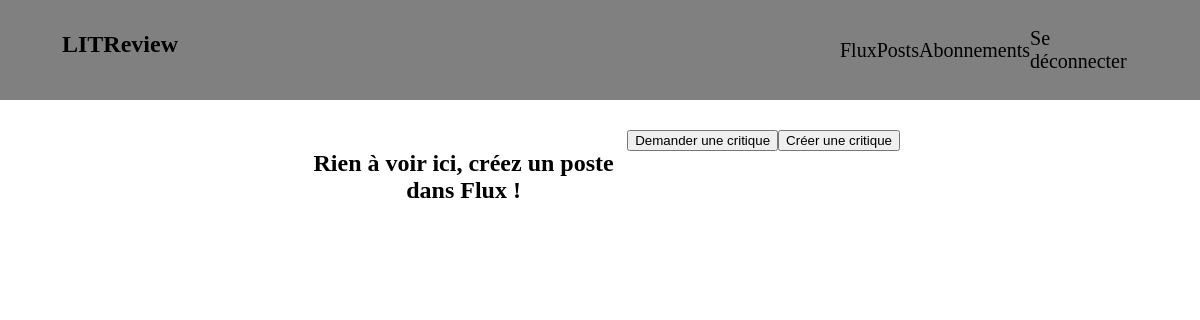
Page /posts/ (signed in) on the earlier database version.
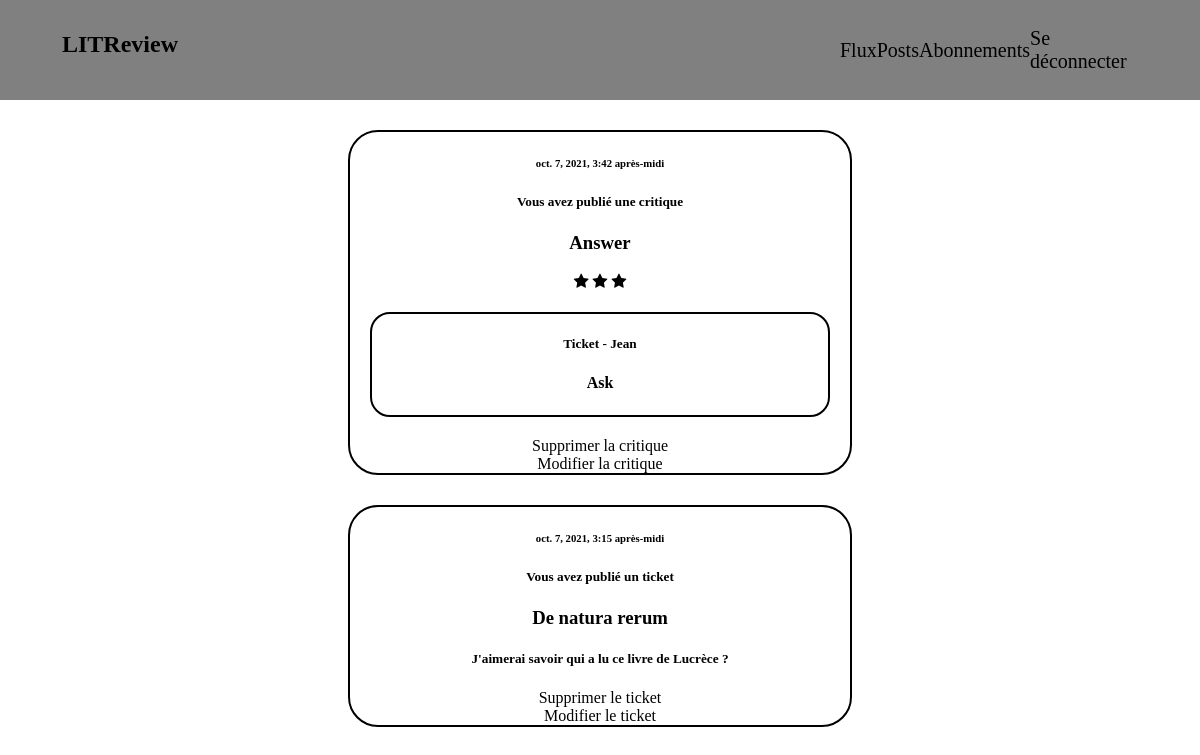
Same page on the later database version.
### posts/models.py (models this page shows, shortened)
class Review(models.Model):
    ticket = models.ForeignKey(to=Ticket, on_delete=models.CASCADE)
    rating = models.PositiveSmallIntegerField(
        validators=[MinValueValidator(0), MaxValueValidator(5)])
    headline = models.CharField(max_length=128)
    body = models.CharField(max_length=8192, blank=True)
    user = models.ForeignKey(
        to=settings.AUTH_USER_MODEL, on_delete=models.CASCADE)
    time_created = models.DateTimeField(auto_now_add=True)

class Ticket(models.Model):
    title = models.CharField(max_length=128)
    description = models.TextField(max_length=2048, blank=True)
    user = models.ForeignKey(to=settings.AUTH_USER_MODEL,
                             on_delete=models.CASCADE)
    image = models.ImageField(null=True, blank=True)
    time_created = models.DateTimeField(auto_now_add=True)

### posts/views.py (the view)
# urls.py: path('posts/', login_required(CriticsMyHome.as_view(),
class CriticsMyHome(ListView):
    model = Ticket
    context_object_name = "posts"
    template_name = 'posts/mypost.html'
    def get_queryset(self):
        all_tickets = Ticket.objects.all()
        tickets = Ticket.objects.filter(user_id=self.request.user.id)
        reviews = Review.objects.filter(user_id=self.request.user.id)
        users = User.objects.all()
        for review in reviews:
            for ticket in all_tickets:
                if ticket.id == review.ticket_id:
                    review.ticket = ticket
        for review in reviews:
            review.username = self.request.user.username
        for ticket in tickets:
            ticket.username = self.request.user.username
        for user in users:
            for review in reviews:
                if review.ticket.user_id == user.id:
                    review.ticket.username = user.username
        result_list = sorted(
            chain(tickets, reviews),
            key=lambda instance: instance.time_created, reverse=True)
        return result_list

### posts/templates/posts/mypost.html (shortened to what this page needs)
{% extends 'base.html' %}
{% block content %}
{% load static %}
<link rel="stylesheet" href="{% static 'css/style_ticket_list.css' %}">
    <div id = 'flux'>
    {% if posts %}
        {% for post in posts %}
            {% if post.headline != None %}
                <div class = 'review'>
                    <div>
                            <h6>{{post.time_created}}</h6>
                            {% if user.id == post.user_id %}
                                <h5>Vous avez publié une critique</h5>
                            {% endif %}
                                    <h3>{{post.headline}}</h3>
                                    <link rel="stylesheet" href="https://cdnjs.cloudflare.com/ajax/libs/font-awesome/4.7.0/css/font-awesome.min.css">
                                    {% for x in ""|ljust:post.rating %}
                                        {% if forloop.counter0 <= post.rating %}
                                            <span class="fa fa-star"></span>
                                        {% endif %}
                                    {% endfor %}
                    </div>
                    <div class ='ticket_in'>
                        <h5>Ticket - {{post.ticket.username}}</h5>
                        <h4>{{post.ticket.title}}</h4>
                    </div>
                    <a href="review/delete/{{post.id}}">Supprimer la critique</a>
                    <br>
                    <a href="/create_review/{{post.ticket.id}}/{{post.id}}">Modifier la critique</a>
                </div>
            {% else %}
                    <div class = 'ticket'>
                        <article>
                            <h6>{{ post.time_created }}</h6>
                            {% if user.username == post.user.username %}
                            <h5>Vous avez publié un ticket</h5>
                            <h3>{{ post.title}}</h3>
                            <h5>{{ post.description }}</h5>
                            <a href="ticket/delete/{{post.id}}">Supprimer le ticket</a>
                            <br>
                            <a href="/create_ticket/{{post.id}}">Modifier le ticket</a>
                            {% endif %}
                        </article>
                    </div>
            {% endif %}
        {% endfor %}
    {% else %}
        <div class="buttons">
              <h2>Rien à voir ici, créez un poste dans Flux !</h2>
            <form action="/create_ticket" xmlns="http://www.w3.org/1999/html">
              <input type="submit" value="Demander une critique" class="button">
            </form>
            <form action="/create_review">
              <input type="submit" value="Créer une critique" class ="button">
            </form>
        </div>
    {% endif %}
    </div>
{% endblock %}

Differences in the rows shown:
added Review: time_created "oct. 7, 2021, 3:42 après-midi", shows "Vous avez publié une critique", headline "Answer", rating 3 (drawn), ticket.username "Jean", ticket "Ask"
added Ticket: time_created "oct. 7, 2021, 3:15 après-midi", title "De natura rerum", description "J'aimerai savoir qui a lu ce livre de Lucrèce ?"
Other differences:
form field value: "Demander une critique" → (not shown)
form field value: "Créer une critique" → (not shown)
text no longer shown: "Rien à voir ici, créez un poste dans Flux !"
